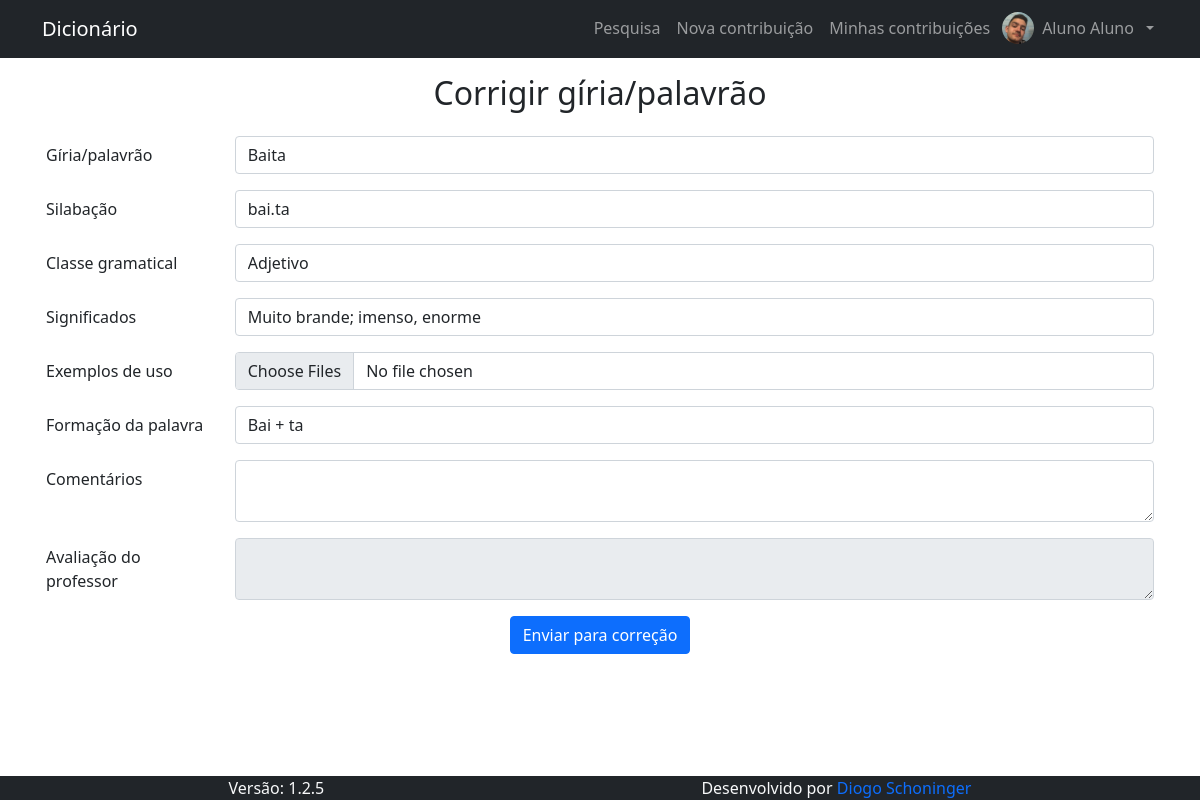
Screenshot of /pages/contribuicoes/corrigir_contribuicao.php?id_contribuicao=4 (signed in) with the database file from the repository.
### tables this page shows
CREATE TABLE IF NOT EXISTS `contribuicao` (
  `id_contribuicao` int(11) NOT NULL AUTO_INCREMENT,
  `contribuicao` text NOT NULL,
  `silabacao` text NOT NULL,
  `classe_gramatical` text NOT NULL,
  `significados` text NOT NULL,
  `formacao` text NOT NULL,
  `comentarios` text DEFAULT NULL,
  `id_autor` int(11) NOT NULL,
  `exemplos` text NOT NULL,
  `situacao` text NOT NULL,
  `comentarios_avaliador` text NOT NULL,
  PRIMARY KEY (`id_contribuicao`)
);

### pages/contribuicoes/corrigir_contribuicao.php (the view, shortened to what this page needs)
<?php
  $conn = open_db();
  $id_contribuicao = mysqli_real_escape_string( $conn, $_GET["id_contribuicao"] );
  $result = $conn->query("SELECT * FROM contribuicao WHERE id_contribuicao = $id_contribuicao AND id_autor = " . $_SESSION["id_usuario"]);
  $contribuicao = $result->fetch_object();
?>
<h1 class="fs-2 text-center">Corrigir gíria/palavrão</h1>
<form action="" method="post" class="container" enctype="multipart/form-data">
  <div class="row mb-3">
    <label class="col-form-label col-2">Gíria/palavrão</label>
    <div class="col-10">
      <input class="form-control" name="contribuicao" required value="<?php if (isset($_POST)) echo $contribuicao->contribuicao ?>" >
    </div>
  </div>
  <div class="row mb-3">
    <label class="col-form-label col-2">Silabação</label>
    <div class="col-10">
      <input class="form-control" name="silabacao" required value="<?php if (isset($_POST)) echo $contribuicao->silabacao ?>" >
    </div>
  </div>
  <div class="row mb-3">
    <label class="col-form-label col-2">Classe gramatical</label>
    <div class="col-10">
      <input class="form-control" name="classe_gramatical" required value="<?php if (isset($_POST)) echo $contribuicao->classe_gramatical ?>" >
    </div>
  </div>
  <div class="row mb-3">
    <label class="col-form-label col-2">Significados</label>
    <div class="col-10">
      <input class="form-control" name="significados" required value="<?php if (isset($_POST)) echo $contribuicao->significados ?>" >
    </div>
  </div>
  <div class="row mb-3">
    <label class="col-form-label col-2">Exemplos de uso</label>
    <div class="col-10">
      <input class="form-control" type="file" multiple name="exemplos[]" required>
    </div>
  </div>
  <div class="row mb-3">
    <label class="col-form-label col-2">Formação da palavra</label>
    <div class="col-10">
      <input class="form-control" name="formacao" required value="<?php if (isset($_POST)) echo $contribuicao->formacao ?>" >
    </div>
  </div>
  <div class="row mb-3">
    <label class="col-form-label col-2">Comentários</label>
    <div class="col-10">
      <textarea class="form-control" name="comentarios"><?php if (isset($_POST)) echo $contribuicao->comentarios ?></textarea>
    </div>
  </div>
  <div class="row mb-3">
    <label class="col-form-label col-2">Avaliação do professor</label>
    <div class="col-10">
      <textarea class="form-control" disabled readonly><?php if (isset($_POST)) echo $contribuicao->comentarios_avaliador ?></textarea>
    </div>
  </div>
  <div class="row justify-content-center">
    <button type="submit" class="btn btn-primary w-auto">Enviar para correção</button>
  </div>
</form>

### rows the page displays
contribuicao: contribuicao "Baita", silabacao "bai.ta", classe_gramatical "Adjetivo", significados "Muito brande; imenso, enorme", formacao "Bai + ta"

### other values shown
$nome_usuario[0] "Aluno"
$nome_usuario[$last_name -1] "Aluno"
VERSION "1.2.5"
